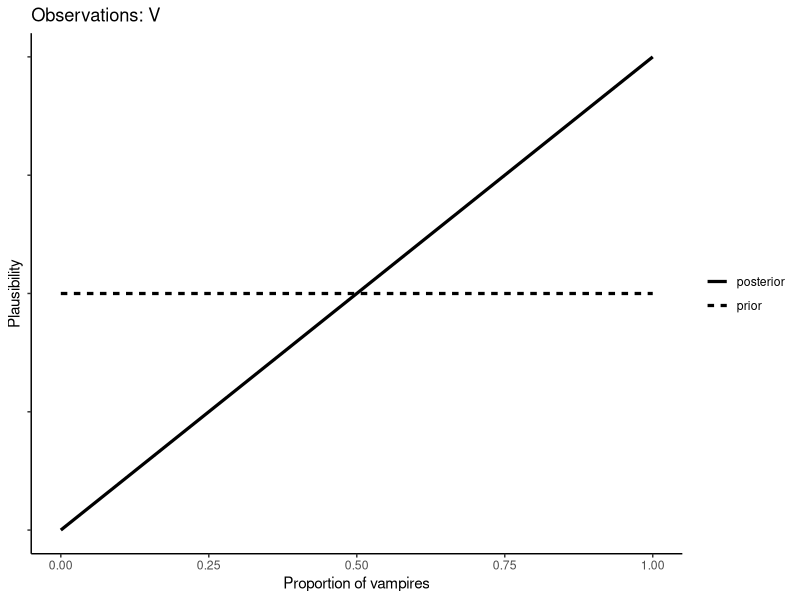
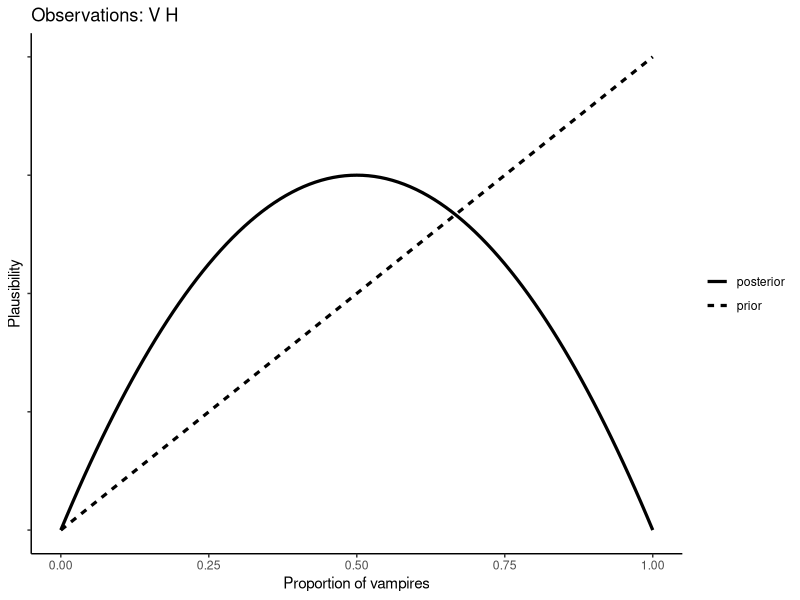
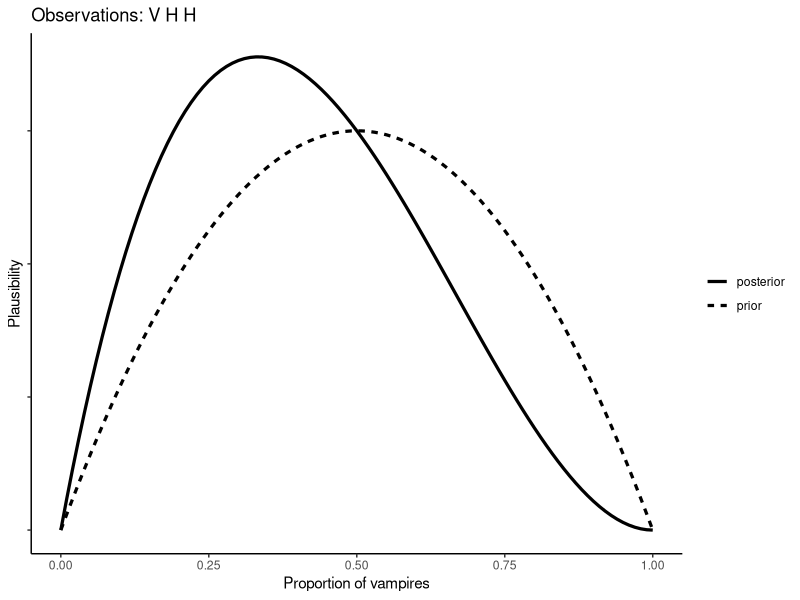
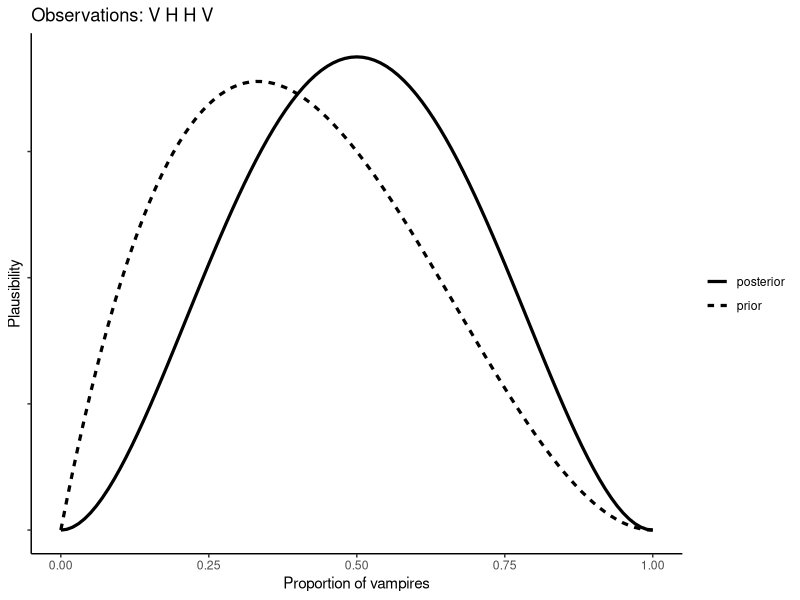
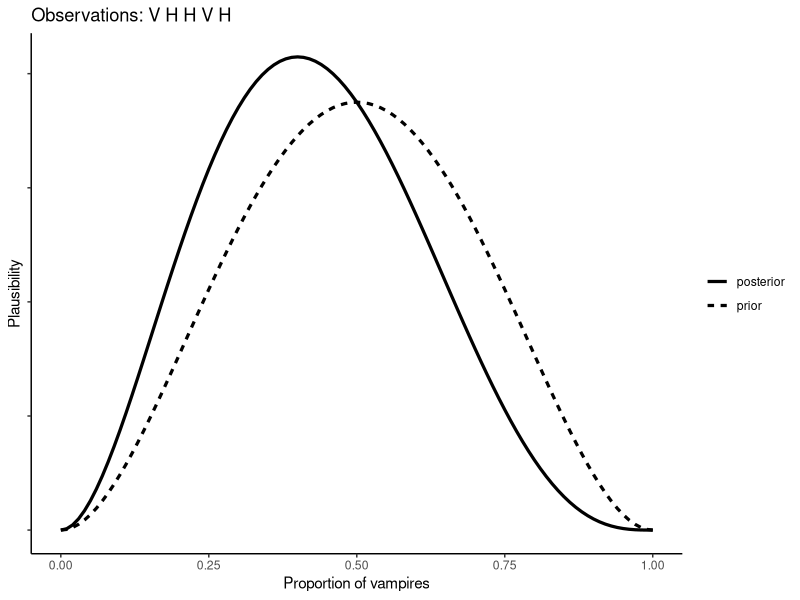
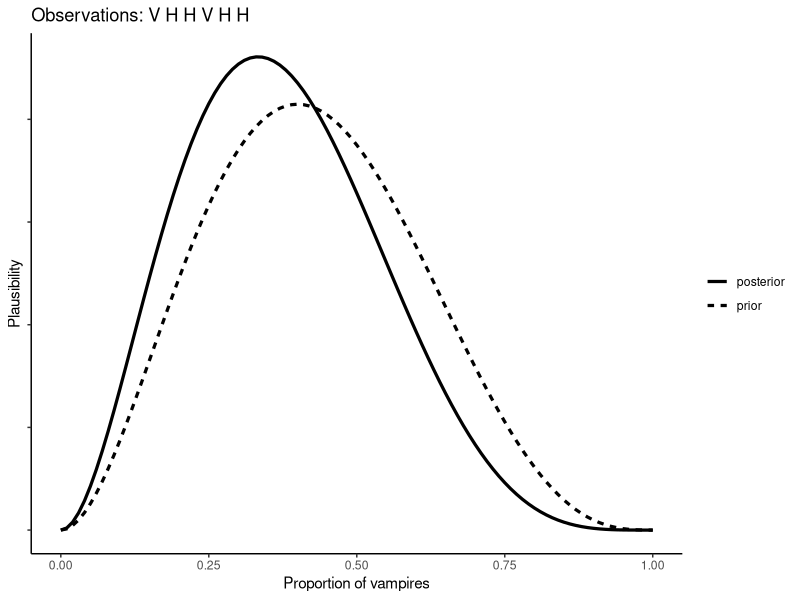
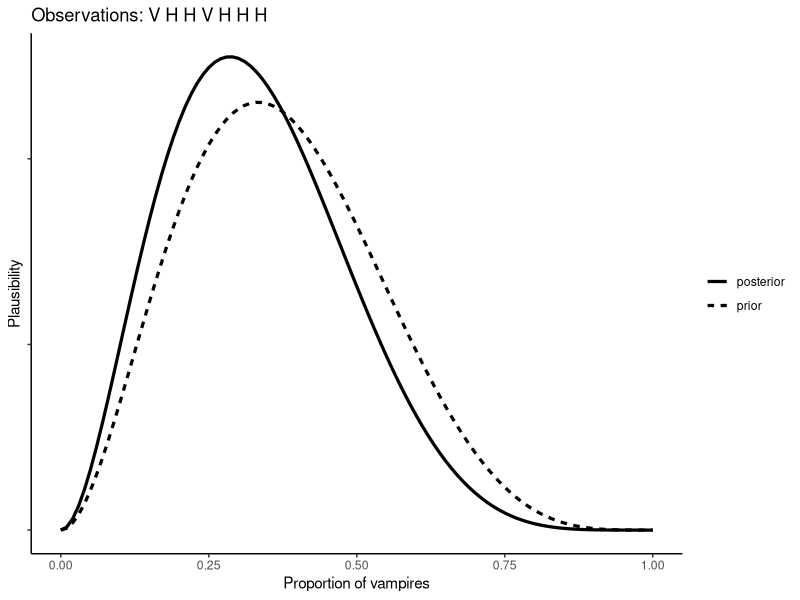
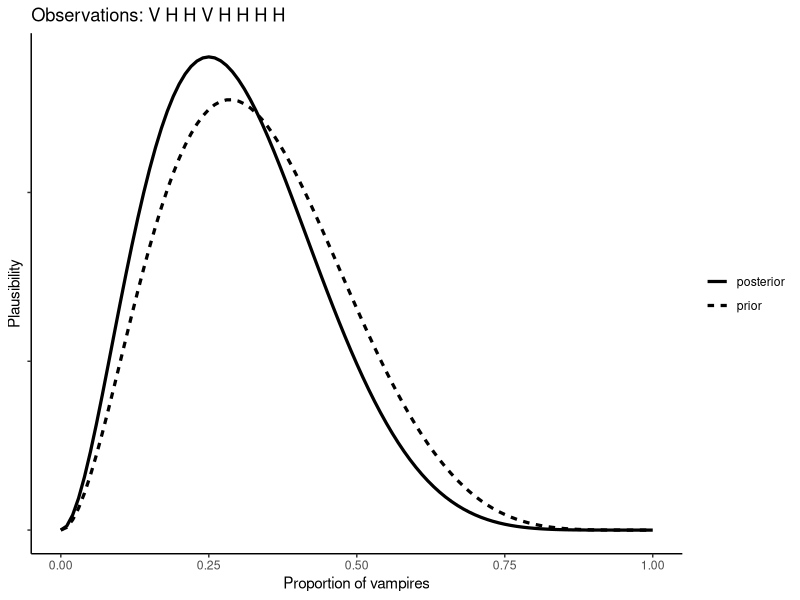

The R source for these figures, in order:
## ---- chunk 1
library(tidyverse)
theme_set(theme_classic())
## ---- chunk 2
ggplot(data.frame(p = seq(0,1, length.out = 100)), aes(x=p))+
  stat_function(aes(linetype = "prior"),fun = function(x) dbeta(x, 1,1), size=1.1)+
  stat_function(aes(linetype = "posterior"), fun = function(x) dbeta(x, 2,1), size=1.1)+
  ggtitle("Observations: V")+
  labs(y="Plausibility",x="Proportion of vampires")+
  theme(axis.text.y = element_blank(),
        legend.title = element_blank())
## ---- chunk 3
ggplot(data.frame(p = seq(0,1, length.out = 100)), aes(x=p))+
  stat_function(aes(linetype = "prior"), fun = function(x) dbeta(x, 2,1), size=1.1)+
  stat_function(aes(linetype = "posterior"), fun = function(x) dbeta(x, 2,2), size=1.1)+
  ggtitle("Observations: V H")+
  labs(y="Plausibility",x="Proportion of vampires")+
  theme(axis.text.y = element_blank(),
        legend.title = element_blank())
## ---- chunk 4
ggplot(data.frame(p = seq(0,1, length.out = 100)), aes(x=p))+
  stat_function(aes(linetype = "prior"), fun = function(x) dbeta(x, 2,2), size=1.1)+
  stat_function(aes(linetype = "posterior"), fun = function(x) dbeta(x, 2,3), size=1.1)+
  ggtitle("Observations: V H H")+
  labs(y="Plausibility",x="Proportion of vampires")+
  theme(axis.text.y = element_blank(),
        legend.title = element_blank())
## ---- chunk 5
ggplot(data.frame(p = seq(0,1, length.out = 100)), aes(x=p))+
  stat_function(aes(linetype = "prior"), fun = function(x) dbeta(x, 2,3), size=1.1)+
  stat_function(aes(linetype = "posterior"), fun = function(x) dbeta(x, 3,3), size=1.1)+
  ggtitle("Observations: V H H V")+
  labs(y="Plausibility",x="Proportion of vampires")+
  theme(axis.text.y = element_blank(),
        legend.title = element_blank())
## ---- chunk 6
ggplot(data.frame(p = seq(0,1, length.out = 100)), aes(x=p))+
  stat_function(aes(linetype = "prior"), fun = function(x) dbeta(x, 3,3), size=1.1)+
  stat_function(aes(linetype = "posterior"), fun = function(x) dbeta(x, 3,4), size=1.1)+
  ggtitle("Observations: V H H V H")+
  labs(y="Plausibility",x="Proportion of vampires")+
  theme(axis.text.y = element_blank(),
        legend.title = element_blank())
## ---- chunk 7
ggplot(data.frame(p = seq(0,1, length.out = 100)), aes(x=p))+
  stat_function(aes(linetype = "prior"), fun = function(x) dbeta(x, 3,4), size=1.1)+
  stat_function(aes(linetype = "posterior"), fun = function(x) dbeta(x, 3,5), size=1.1)+
  ggtitle("Observations: V H H V H H")+
  labs(y="Plausibility",x="Proportion of vampires")+
  theme(axis.text.y = element_blank(),
        legend.title = element_blank())
## ---- chunk 8
ggplot(data.frame(p = seq(0,1, length.out = 100)), aes(x=p))+
  stat_function(aes(linetype = "prior"), fun = function(x) dbeta(x, 3,5), size=1.1)+
  stat_function(aes(linetype = "posterior"), fun = function(x) dbeta(x, 3,6), size=1.1)+
  ggtitle("Observations: V H H V H H H")+
  labs(y="Plausibility",x="Proportion of vampires")+
  theme(axis.text.y = element_blank(),
        legend.title = element_blank())
## ---- chunk 9
ggplot(data.frame(p = seq(0,1, length.out = 100)), aes(x=p))+
  stat_function(aes(linetype = "prior"), fun = function(x) dbeta(x, 3,6), size=1.1)+
  stat_function(aes(linetype = "posterior"), fun = function(x) dbeta(x, 3,7), size=1.1)+
  ggtitle("Observations: V H H V H H H H")+
  labs(y="Plausibility",x="Proportion of vampires")+
  theme(axis.text.y = element_blank(),
        legend.title = element_blank())
## ---- chunk 10
ggplot(data.frame(p = seq(0,1, length.out = 100)), aes(x=p))+
  stat_function(aes(linetype = "prior"), fun = function(x) dbeta(x, 3,7), size=1.1)+
  stat_function(aes(linetype = "posterior"), fun = function(x) dbeta(x, 3,8), size=1.1)+
  ggtitle("Observations: V H H V H H H H H")+
  labs(y="Plausibility",x="Proportion of vampires")+
  theme(axis.text.y = element_blank(),
        legend.title = element_blank())
## ---- chunk 11
ggplot(data.frame(p = seq(0,1, length.out = 100)), aes(x=p))+
  stat_function(aes(linetype = "prior"), fun = function(x) dbeta(x, 3,8), size=1.1)+
  stat_function(aes(linetype = "posterior"), fun = function(x) dbeta(x, 3,9), size=1.1)+
  ggtitle("Observations: V H H V H H H H H H")+
  labs(y="Plausibility",x="Proportion of vampires")+
  theme(axis.text.y = element_blank(),
        legend.title = element_blank())
## ---- chunk 12
n_trials = 20
k_success = 13
p_grid = seq(0, 1, length.out = 40)
prob_nk = dbinom(k_success, n_trials, p_grid)

tibble(p_grid, prob_nk) %>% 
ggplot(aes(p_grid, prob_nk))+
  geom_line()+
  labs(title = "Likelihood given 13 successes across 20 trials",
       y = "Likelihood", x = "Probability in a single trial")
## ---- chunk 13
alpha = 1
beta = 1
p_grid = seq(0, 1, length.out = 40)
prob_beta = dbeta(p_grid, alpha, beta)

tibble(p_grid, prob_beta) %>% 
ggplot(aes(p_grid, prob_beta))+
  geom_line()+
  ggtitle(expression("Prior: Beta given"~alpha~" = 1 and"~beta~" = 1"))+
  labs(
       y = "Prior", x = "Probability in a single trial")
## ---- chunk 14
p_grid = seq(0, 1, length.out = 40)
posterior = dbeta(p_grid, alpha+k_success, n_trials - k_success + beta)

tibble(p_grid, prob_beta, posterior) %>% 
ggplot(aes(p_grid))+
  geom_line(aes(y=prob_beta, linetype="Prior"))+
  geom_line(aes(y=posterior, linetype="Posterior"))+
  ggtitle(expression("Posterior Beta given"~alpha~" = 13 + 1 and"~beta~" = 20 - 13 + 1"))+
  labs(
       y = "Posterior", x = "Probability in a single trial")+
  theme(legend.title = element_blank(),
        legend.position = "bottom")
## ---- chunk 15
sddr = dbeta(0.5, k_success+alpha, n_trials-k_success+beta)/dbeta(0.5, alpha, beta)
tibble(p_grid, prob_beta, posterior) %>% 
ggplot(aes(p_grid))+
  geom_line(aes(y=prob_beta, linetype="Prior"))+
  geom_line(aes(y=posterior, linetype="Posterior"))+
  geom_point(aes(x = 0.5, y = dbeta(0.5, alpha, beta)), size = 4)+
  geom_point(aes(x = 0.5, y = dbeta(0.5, k_success+alpha, n_trials-k_success+beta)), size=4)+
  geom_segment(aes(x=0.5, xend=0.5, y=dbeta(0.5, alpha, beta), yend = dbeta(0.5, k_success+alpha, n_trials-k_success+beta)), linetype=2)+
  ggtitle(paste0("Savage-Dickey density ratio = ", round(sddr, 2)))+
  labs(
       y = "Posterior", x = "Probability in a single trial")+
  theme(legend.title = element_blank(),
        legend.position = "bottom")
## ---- chunk 16
sddr = dbeta(0.5, k_success+alpha, n_trials-k_success+beta)/dbeta(0.5, alpha, beta)
tibble(p_grid, prob_beta, posterior) %>% 
ggplot(aes(p_grid))+
  geom_line(aes(y=prob_beta, linetype="Prior"))+
  geom_line(aes(y=posterior, linetype="Posterior"))+
  geom_point(aes(x = 0.5, y = dbeta(0.5, alpha, beta)), size = 4)+
  geom_point(aes(x = 0.5, y = dbeta(0.5, k_success+alpha, n_trials-k_success+beta)), size=4)+
  geom_segment(aes(x=0.5, xend=0.5, y=dbeta(0.5, alpha, beta), yend = dbeta(0.5, k_success+alpha, n_trials-k_success+beta)), linetype=2)+
  ggtitle(paste0("Savage-Dickey density ratio = ", round(sddr, 2)),
          subtitle = "Uninformative prior: Beta(1, 1)")+
  labs(
       y = "Posterior", x = "Probability in a single trial")+
  theme(legend.title = element_blank(),
        legend.position = "bottom")
## ---- chunk 17
alpha = 2
beta = 2
prob_beta = dbeta(p_grid, alpha, beta)
posterior = dbeta(p_grid, alpha+k_success, n_trials - k_success + beta)
sddr = dbeta(0.5, k_success+alpha, n_trials-k_success+beta)/dbeta(0.5, alpha, beta)
tibble(p_grid, prob_beta, posterior) %>% 
ggplot(aes(p_grid))+
  geom_line(aes(y=prob_beta, linetype="Prior"))+
  geom_line(aes(y=posterior, linetype="Posterior"))+
  geom_point(aes(x = 0.5, y = dbeta(0.5, alpha, beta)), size = 4)+
  geom_point(aes(x = 0.5, y = dbeta(0.5, k_success+alpha, n_trials-k_success+beta)), size=4)+
  geom_segment(aes(x=0.5, xend=0.5, y=dbeta(0.5, alpha, beta), yend = dbeta(0.5, k_success+alpha, n_trials-k_success+beta)), linetype=2)+
  ggtitle(paste0("Savage-Dickey density ratio = ", round(sddr, 2)),
          subtitle = "Weakly informative prior: Beta(2, 2)")+
  labs(
       y = "Posterior", x = "Probability in a single trial")+
  theme(legend.title = element_blank(),
        legend.position = "bottom")
## ---- chunk 18
alpha = 20
beta = 20
prob_beta = dbeta(p_grid, alpha, beta)
posterior = dbeta(p_grid, alpha+k_success, n_trials - k_success + beta)
sddr = dbeta(0.5, k_success+alpha, n_trials-k_success+beta)/dbeta(0.5, alpha, beta)
tibble(p_grid, prob_beta, posterior) %>% 
ggplot(aes(p_grid))+
  geom_line(aes(y=prob_beta, linetype="Prior"))+
  geom_line(aes(y=posterior, linetype="Posterior"))+
  geom_point(aes(x = 0.5, y = dbeta(0.5, alpha, beta)), size = 4)+
  geom_point(aes(x = 0.5, y = dbeta(0.5, k_success+alpha, n_trials-k_success+beta)), size=4)+
  geom_segment(aes(x=0.5, xend=0.5, y=dbeta(0.5, alpha, beta), yend = dbeta(0.5, k_success+alpha, n_trials-k_success+beta)), linetype=2)+
  ggtitle(paste0("Savage-Dickey density ratio = ", round(sddr, 2)),
          subtitle = "Weakly informative prior: Beta(20, 20)")+
  labs(
       y = "Posterior", x = "Probability in a single trial")+
  theme(legend.title = element_blank(),
        legend.position = "bottom")
